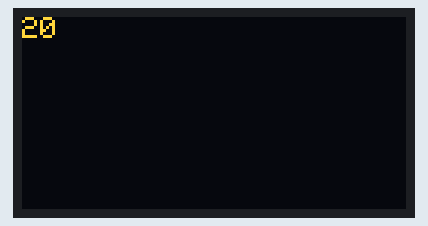
This sketch was run on a simulated Arduino Uno, built with avr-gcc and run on an emulated ATmega328P. Parts: 128×64 one-colour display. The OLED is the two-colour kind (top 16 rows yellow); what the sketch prints to the serial monitor is not drawn.

Above: at 2.64 s.
At 7.45 s:
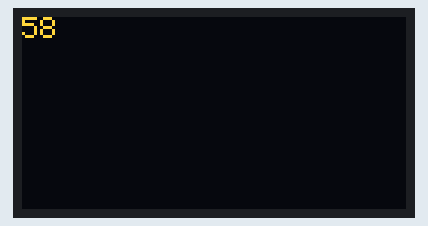
At 12.13 s:
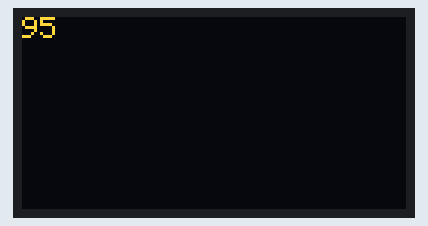
At 21.24 s:
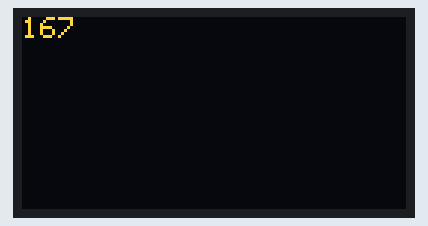
At 30.49 s:
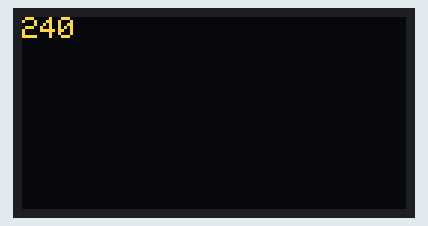
At 39.85 s:
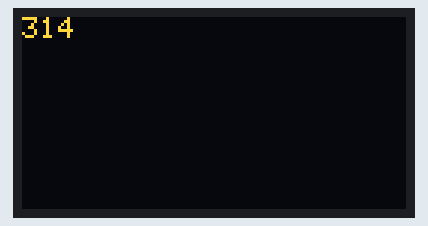

The sketch:

esp_0.96_oled_ssd1306.ino
```cpp
/**
 * ESP8266 with 0.96" SSD1306 OLED display
 *
 * Scheda: ESP8266 Generic, 115200 baud
 *
 * Connect ESP8266 to 5V USB power or use VIN pin to power
 *
 * PINOUT
 * DISPLAY OLED 0.96" -> ESP8266
 *                GND -> G
 *                VCC -> 3.3V
 *                SDA -> D2 (GPIO 4)
 *                SDC -> D1 (GPIO 5)
 *
 * Display driver used is Adafruit's SSD1306 v2.3.5.
 *
 * @author Julian E.Spina (jes@acca3.it)
 */
#include <SPI.h>
#include <Adafruit_SSD1306.h>

// -------------------
// SSD1306 OLED SCREEN
// -------------------

#define SCREEN_WIDTH 128 // OLED display width, in pixels
#define SCREEN_HEIGHT 64 // OLED display height, in pixels
#define OLED_RESET     -1 // Reset pin # (or -1 if sharing Arduino reset pin or for ESP8266)
Adafruit_SSD1306 display(SCREEN_WIDTH, SCREEN_HEIGHT, &Wire, OLED_RESET);

void setup() {
  Serial.begin(115200);
  Serial.println(F("Startup..."));

  // SSD1306 display
  if(!display.begin(SSD1306_SWITCHCAPVCC, 0x3c)) { // Address 0x3D for 128x64
    Serial.println(F("SSD1306 allocation failed"));
    for(;;); // Don't proceed, loop forever
  }
  Serial.println(F("SSD1306 init ok!"));

  // Screen init
  display.clearDisplay();
  display.setTextSize(1);      // Normal 1:1 pixel scale
  display.setTextColor(WHITE); // Draw white text
  display.cp437(true);         // Use full 256 char 'Code Page 437' font
  display.ssd1306_command(SSD1306_DISPLAYON); // (you can omit this command) SSD1306_DISPLAYON or SSD1306_DISPLAYOFF
}

int count = 0;

void loop() {
  display.clearDisplay();
  display.setCursor(0, 0);
  display.println(count++);
  display.display();
  delay(100);
}
```
